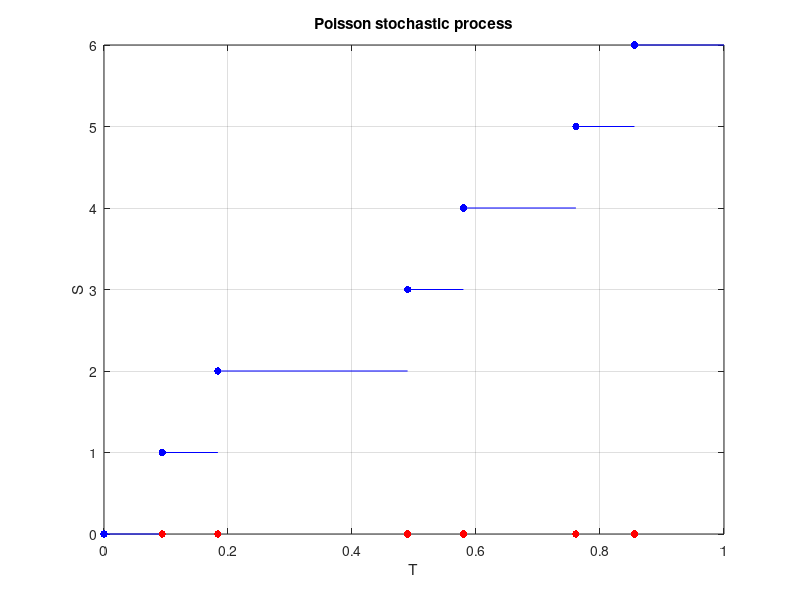

MATLAB code for this plot:
% Simulate a (homogeneous) Poisson stochastic process.
%
% Author: H. Paul Keeler, 2021.
% Website: hpaulkeeler.com
% Repository: github.com/hpaulkeeler/posts
% For more details, see the post:
%

%rng(2);  %set random seed

%%%START Paramters START%%%
%Poisson stochastic process parameters
lambda=6;

%time parameters
tFirst=0; %first time value
tLast=1; %last time value
numb_t=10^3; %number of time points

numbPaths=1; %number of sample paths (ie realizations)
%%%END Paramters END%%%

%%%START Create Poisson stochastic processes START%%%
tLength=tLast-tFirst; %length of segment
numbPoiss=poissrnd(lambda*tLength);
tPoissJump=tFirst+tLength*rand(numbPoiss,1);

tPoissJump=sort(tPoissJump);
%process values
xPoiss0=0:numbPoiss;
xPoiss=xPoiss0(2:end);

tPoissJump0=[tFirst;tPoissJump]; %append last value
tPoissJump1=[tPoissJump;tLast]; %append last value

%%%END Create Poisson stochastic processes END%%%

%%%START Plotting START%%%
figure;
%draw jumps of Poisson process
plot(tPoissJump0,xPoiss0, 'b.','MarkerSize',16);
grid;
title("Poisson stochastic process");
xlabel("T");
ylabel("S");
hold on;

%draw additional blue lines
tFistTemp=tFirst;
tLastTemp=tPoissJump(1);
for jj=1:numbPoiss+1
    tTemp=[tFistTemp, tLastTemp];
    xTemp=[xPoiss0(jj),xPoiss0(jj)];
    plot(tTemp,xTemp,'b-');
    
    %don't update on the last loop
    if jj<numbPoiss+1
        tFistTemp=tLastTemp;
        tLastTemp=tPoissJump1(jj+1);
    end
end

%%draw points of discontinuity
%%plot(tPoissJump,xPoiss-1, 'bo','MarkerSize',10);
%draw Poisson point process corresponding to jumps
plot(tPoissJump,0, 'r.','MarkerSize',16);
%%%END Plotting END%%%
